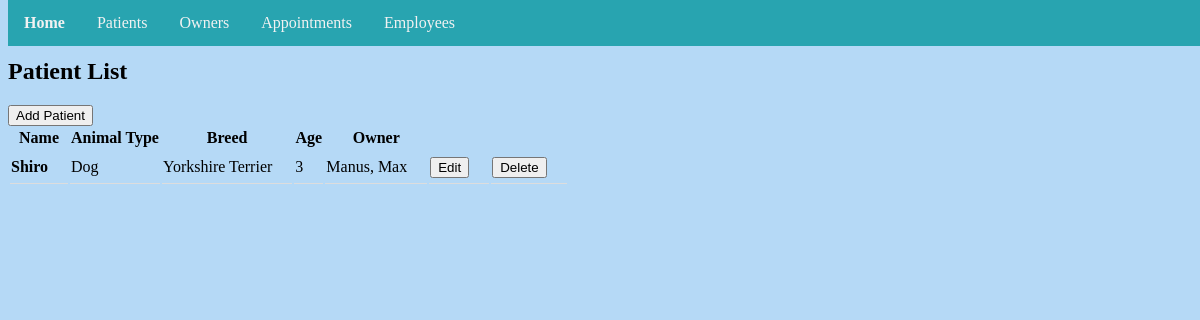
The page /patient/list/ on the database as committed earlier.
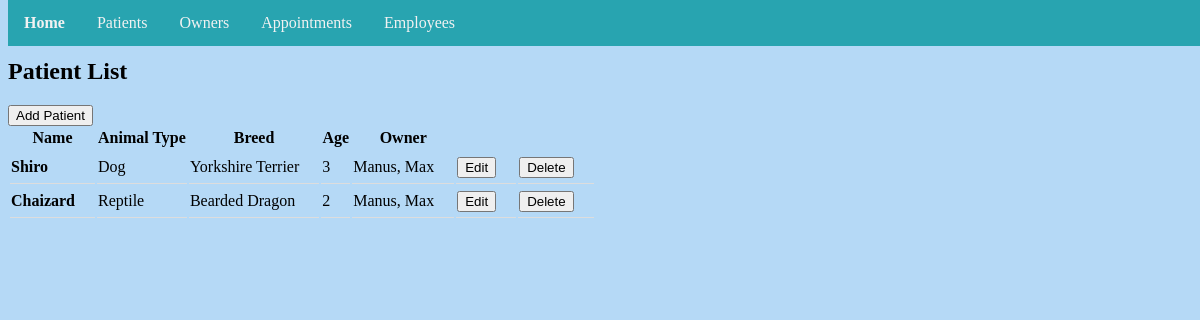
The same page on the database as committed later.
### patient/models.py (models this page shows, shortened)
class Patient(models.Model):
    pet_name = models.CharField(max_length=200)
    animal = models.ForeignKey(Animal, on_delete=models.CASCADE)
    breed = models.ForeignKey(Breed, on_delete=models.CASCADE)
    age = models.IntegerField(default=0)
    owner = models.ForeignKey(Owner, on_delete=models.CASCADE)
    class Meta:
        ordering = ["owner"]

class Animal(models.Model):
    animal_type = models.CharField(max_length=200, default='Unkown')
    def __str__(self):
        return str(self.animal_type)
    class Meta:
        ordering = ['animal_type']

class Breed(models.Model):
    animal = models.ForeignKey(Animal, on_delete=models.CASCADE)
    breed = models.CharField(max_length=200, default='Unknown')
    def __str__(self):
        return str(self.breed)
    class Meta:
        ordering = ['animal']

### owner/models.py (models this page shows, shortened)
class Owner(models.Model):
	first_name = models.CharField(max_length=100)
	last_name = models.CharField(max_length=100)
	phone = models.IntegerField()

### patient/views.py (the view)
# urls.py: path('list/', views.PatientList.as_view(), name='patientlist'),
class PatientList(ListView):
    model = Patient
    template_name = 'patient_list.html'

### templates/patient_list.html (shortened to what this page needs)
{% extends './base.html' %}
{% block content %}
<h2>Patient List</h2>
<a href="{% url 'patient:patientcreate' %}"><button class"btn">Add Patient</button></a>
<table id="patients">
  <tr>
    <th>Name</th>
    <th>Animal Type</th>
    <th>Breed</th>
    <th>Age</th>
    <th>Owner</th>
    <th> </th>
    <th> </th>
  </tr>
    {% for patient in patient_list %}
  <tr>
    <td><strong>{{ patient.pet_name }}</strong></td>
    <td>{{ patient.animal }}</td>
    <td>{{ patient.breed }}</td>
    <td>{{ patient.age }}</td>
    <td>{{ patient.owner.last_name }}, {{ patient.owner.first_name }}</td>
    <td><a href="{% url 'patient:patientupdate' patient.id %}"><button>Edit</button></a></td>
    <td><a href="{% url 'patient:patientdelete' patient.id %}"><button>Delete</button></a></td>
  </tr>
  {% endfor %}
</table>
{% endblock %}

Rows that differ between the two databases and show on the page:
added Patient: pet_name "Chaizard", animal "Reptile", breed "Bearded Dragon", age "2", owner.last_name "Manus", owner.first_name "Max"
